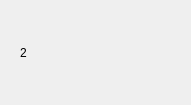
<?xml version="1.0" encoding="UTF-8"?>
<ui version="4.0">
 <class>qFloatWidget</class>
 <widget class="QWidget" name="qFloatWidget">
  <property name="geometry">
   <rect>
    <x>0</x>
    <y>0</y>
    <width>191</width>
    <height>105</height>
   </rect>
  </property>
  <property name="windowTitle">
   <string>Form</string>
  </property>
  <layout class="QGridLayout" name="gridLayout_2">
   <item row="0" column="0">
    <layout class="QGridLayout" name="gridLayout">
     <item row="0" column="0">
      <widget class="QStackedWidget" name="stackedWidget">
       <property name="currentIndex">
        <number>0</number>
       </property>
       <widget class="QWidget" name="page">
        <layout class="QGridLayout" name="gridLayout_4">
         <item row="0" column="0">
          <widget class="QLabel" name="label_2">
           <property name="text">
            <string>2</string>
           </property>
          </widget>
         </item>
        </layout>
       </widget>
       <widget class="QWidget" name="page_2">
        <layout class="QGridLayout" name="gridLayout_3">
         <item row="0" column="0">
          <widget class="QLabel" name="label">
           <property name="text">
            <string>1</string>
           </property>
          </widget>
         </item>
        </layout>
       </widget>
      </widget>
     </item>
    </layout>
   </item>
  </layout>
 </widget>
 <resources/>
 <connections/>
</ui>
